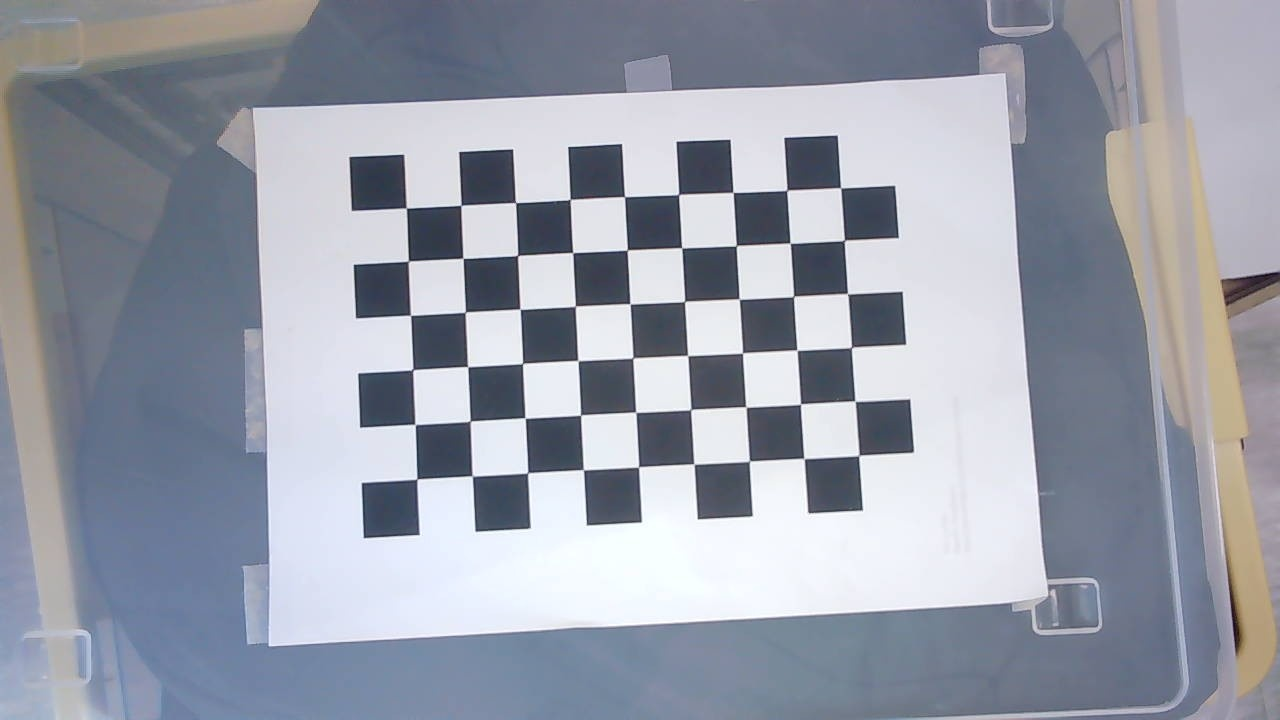
#> input picture 1280_720_cam_img_2/101.jpg, 1280 x 720 px; its folder holds only this picture in this run
$ python cal_k_d_val.py
#> lines starting #> are read from the running program, lines starting #| are printed output that depends on the picture; after the words box and inside, x2 and y2 are one past the last pixel; in counts of white or black regions, pixels touching at a corner belong together
import numpy as np
import cv2 as cv
import glob

# termination criteria
criteria = (cv.TERM_CRITERIA_EPS + cv.TERM_CRITERIA_MAX_ITER, 30, 0.001)

# prepare object points, like (0,0,0), (1,0,0), (2,0,0) ....,(6,5,0)
objp = np.zeros((6*9,3), np.float32) # 7을 8로 수정 가로 세로의 꼭지점 개수
objp[:,:2] = np.mgrid[0:9,0:6].T.reshape(-1,2) # 7을 8로 수정 가로 세로의 꼭지점 개수

# Arrays to store object points and image points from all the images.
objpoints = [] # 3d point in real world space
imgpoints = [] # 2d points in image plane.

images = glob.glob('./1280_720_cam_img_2/*.jpg')
for fname in images:
    img = cv.imread(fname)
#> img is the input picture: shape (720, 1280, 3); mean B, G, R 169, 157, 152.3
    gray = cv.cvtColor(img, cv.COLOR_BGR2GRAY)
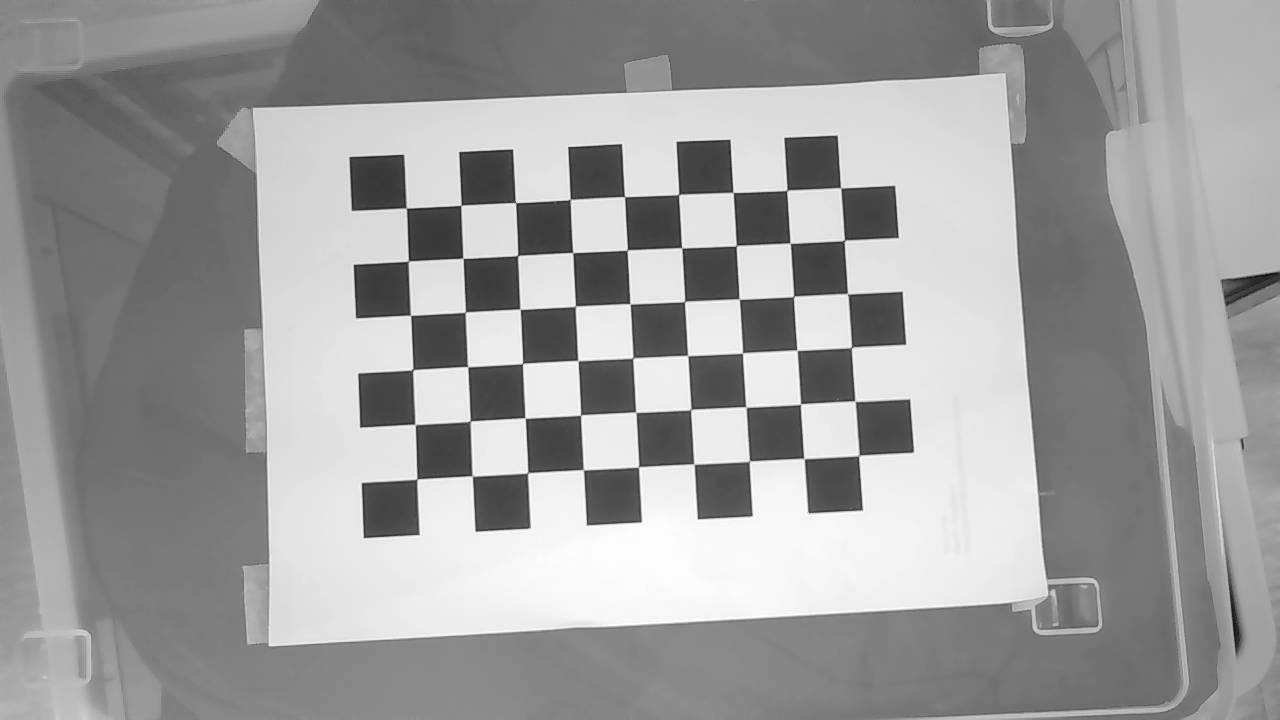
#> gray: shape (720, 1280); min 7, max 255, mean 157

    # Find the chess board corners
    ret, corners = cv.findChessboardCorners(gray, (9,6), None) # 7을 8로 수정 가로 세로의 꼭지점 개수
#> ret = True; corners = 54 rows, first 8: [406.3, 208], [460.8, 205.5], [515.8, 202.7], [570.4, 199.1], [624.6, 196.7], [678.5, 194.5], [733, 192.4], [786.8, 190.4]
    print(ret)
#| True
    # If found, add object points, image points (after refining them)
    if ret == True:
        objpoints.append(objp)

        corners2 = cv.cornerSubPix(gray,corners, (11,11), (-1,-1), criteria)
#> corners2 = 54 rows, first 8: [406.3, 208.1], [461, 205.3], [515.5, 202.6], [570.2, 199.5], [624.5, 196.6], [678.6, 194.5], [733.1, 192.4], [786.8, 190.3]
        imgpoints.append(corners2)

        # Draw and display the corners
        cv.drawChessboardCorners(img, (9,6), corners2, ret)# 7을 8로 수정 가로 세로의 꼭지점 개수
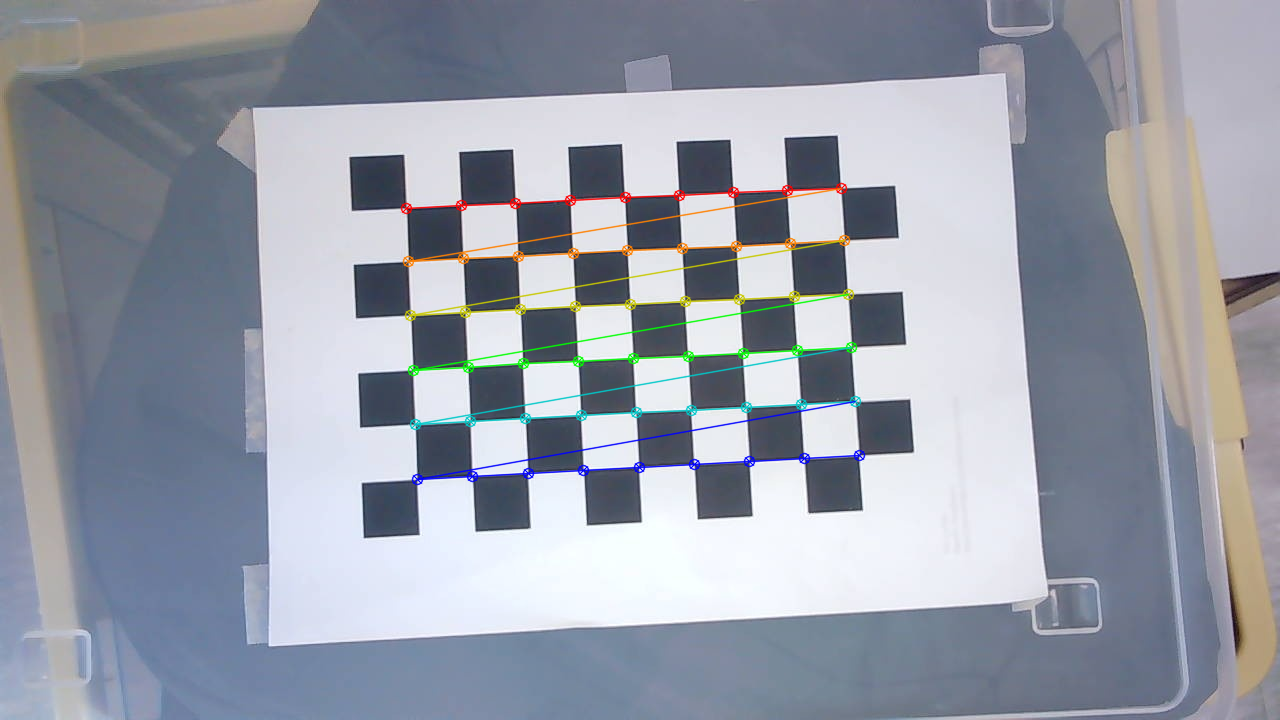
#> img: shape (720, 1280, 3); 2.03% of pixels changed, all inside (x1, y1, x2, y2) = (400, 182, 866, 486)
        cv.imshow('img', img)
        cv.waitKey(500)

ret, mtx, dist, rvecs, tvecs = cv.calibrateCamera(objpoints, imgpoints, gray.shape[::-1], None, None)
#> ret = 0.244; mtx = [[3365.5, 0, 965.5], [0, 3389.3, 500.3], [0, 0, 1]]; dist = [[0.448, -29.51, 0.0152, -0.00103, 387.2]]; rvecs = ([-0.141, -0.135, -0.0614],); tvecs = ([-10.22, -5.34, 61.16],)
print('mtx: {0}'.format(mtx))
#| mtx: [[3.36554883e+03 0.00000000e+00 9.65539847e+02]
#|  [0.00000000e+00 3.38933241e+03 5.00285803e+02]
#|  [0.00000000e+00 0.00000000e+00 1.00000000e+00]]
print('dist: {0}'.format(dist))
#| dist: [[ 4.48217586e-01 -2.95067250e+01  1.52110062e-02 -1.03225142e-03
#|    3.87213884e+02]]
img = cv.imread('./1280_720_cam_img/8.jpg')
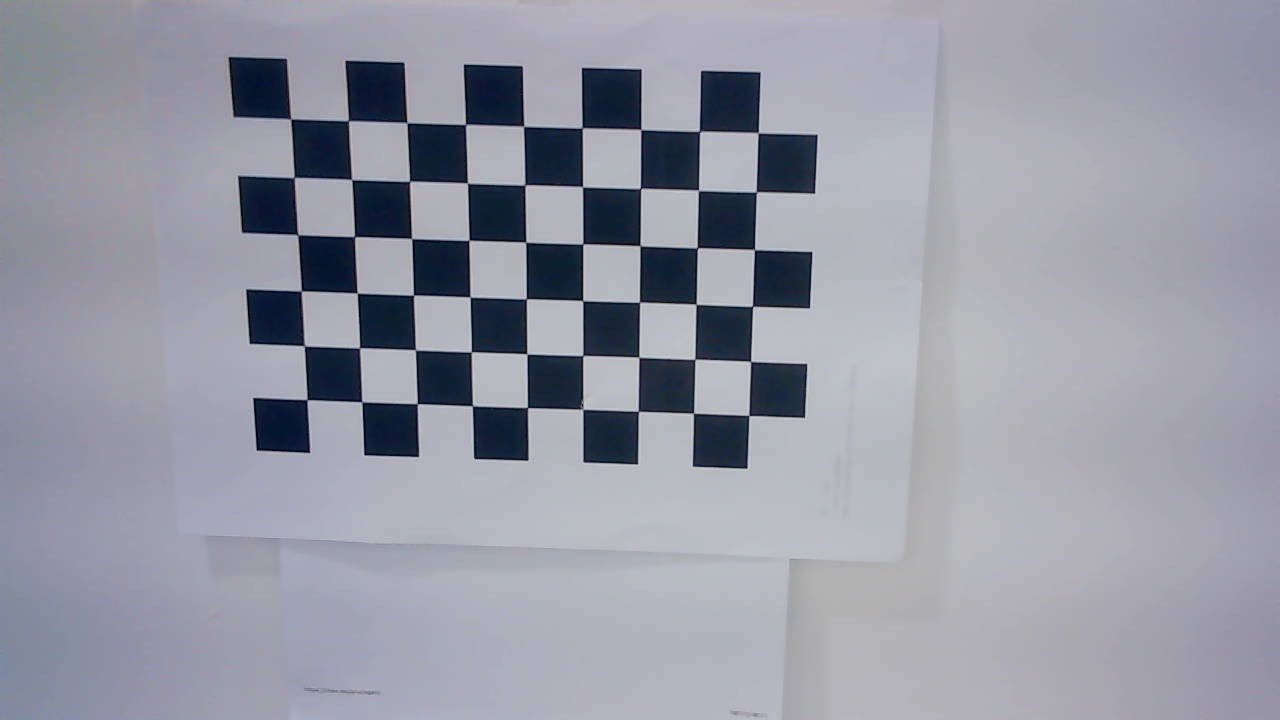
#> input picture 1280_720_cam_img/8.jpg, 1280 x 720 px, found by its file name
#> img is the input picture: shape (720, 1280, 3); mean B, G, R 165, 152.2, 150.7
h,  w = img.shape[:2]
#> h = 720; w = 1280
newcameramtx, roi = cv.getOptimalNewCameraMatrix(mtx, dist, (w,h), 1, (w,h))
#> newcameramtx = [[3451.3, 0, 955], [0, 3362.6, 502.9], [0, 0, 1]]; roi = (54, 47, 1221, 660)
dst = cv.undistort(img, mtx, dist, None, newcameramtx)
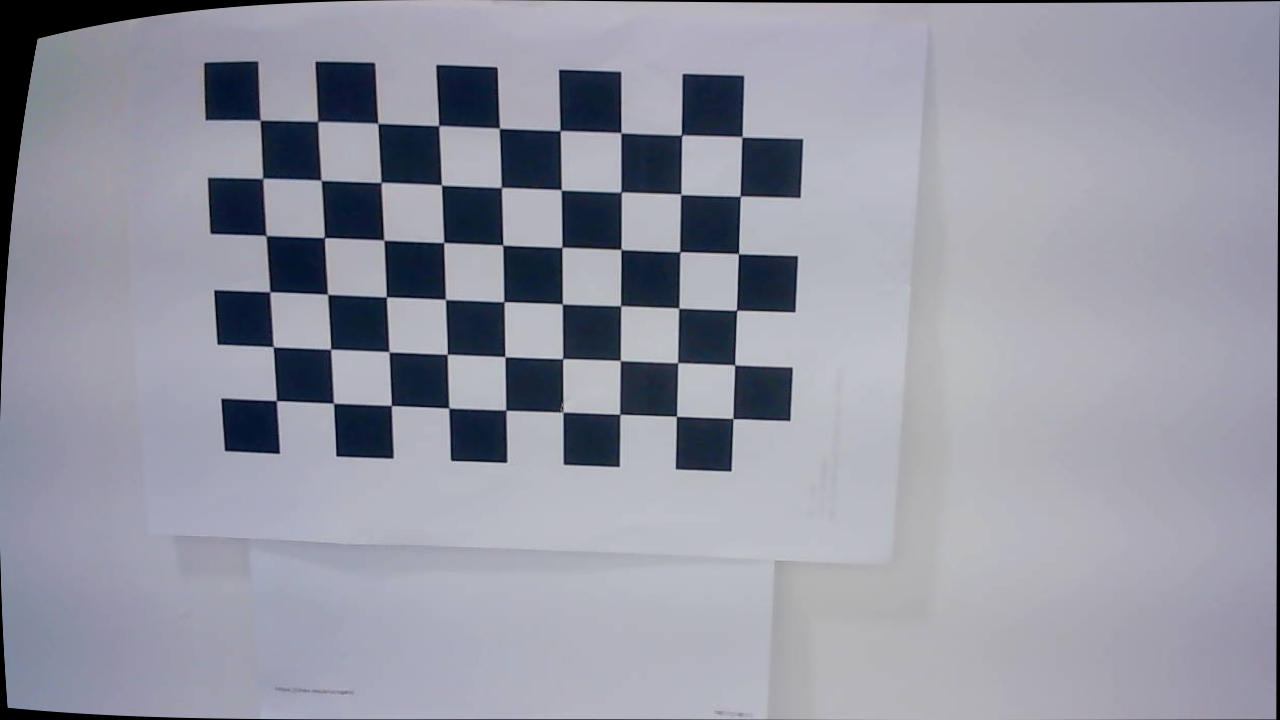
#> dst: shape (720, 1280, 3); mean B, G, R 162.1, 149.7, 148.1
# crop the image
x, y, w, h = roi
#> x = 54; y = 47; w = 1221; h = 660
# dst = dst[y:y+h, x:x+w]
cv.imshow('calibresult.png', dst)
cv.waitKey(0)

cv.destroyAllWindows()
